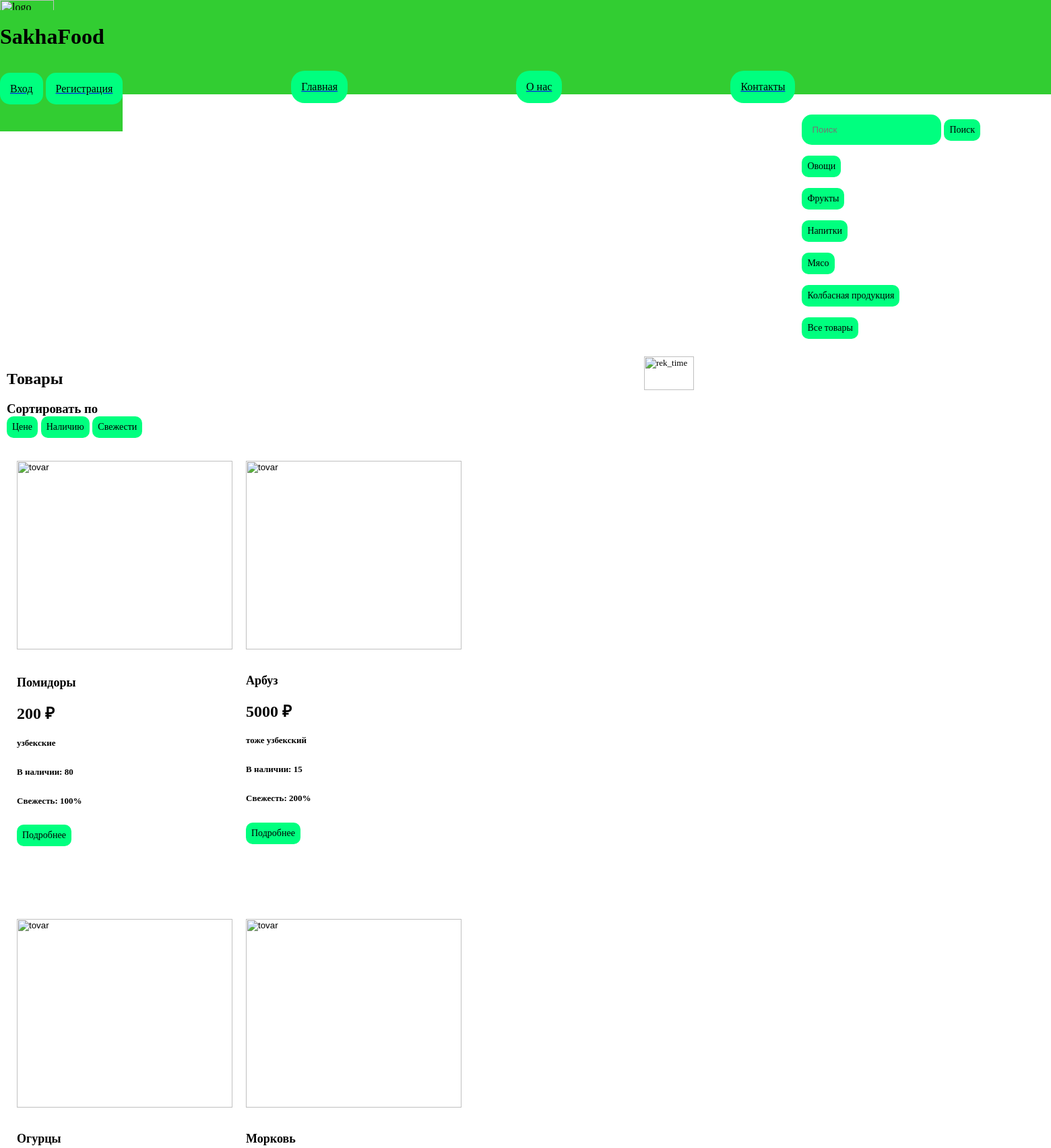
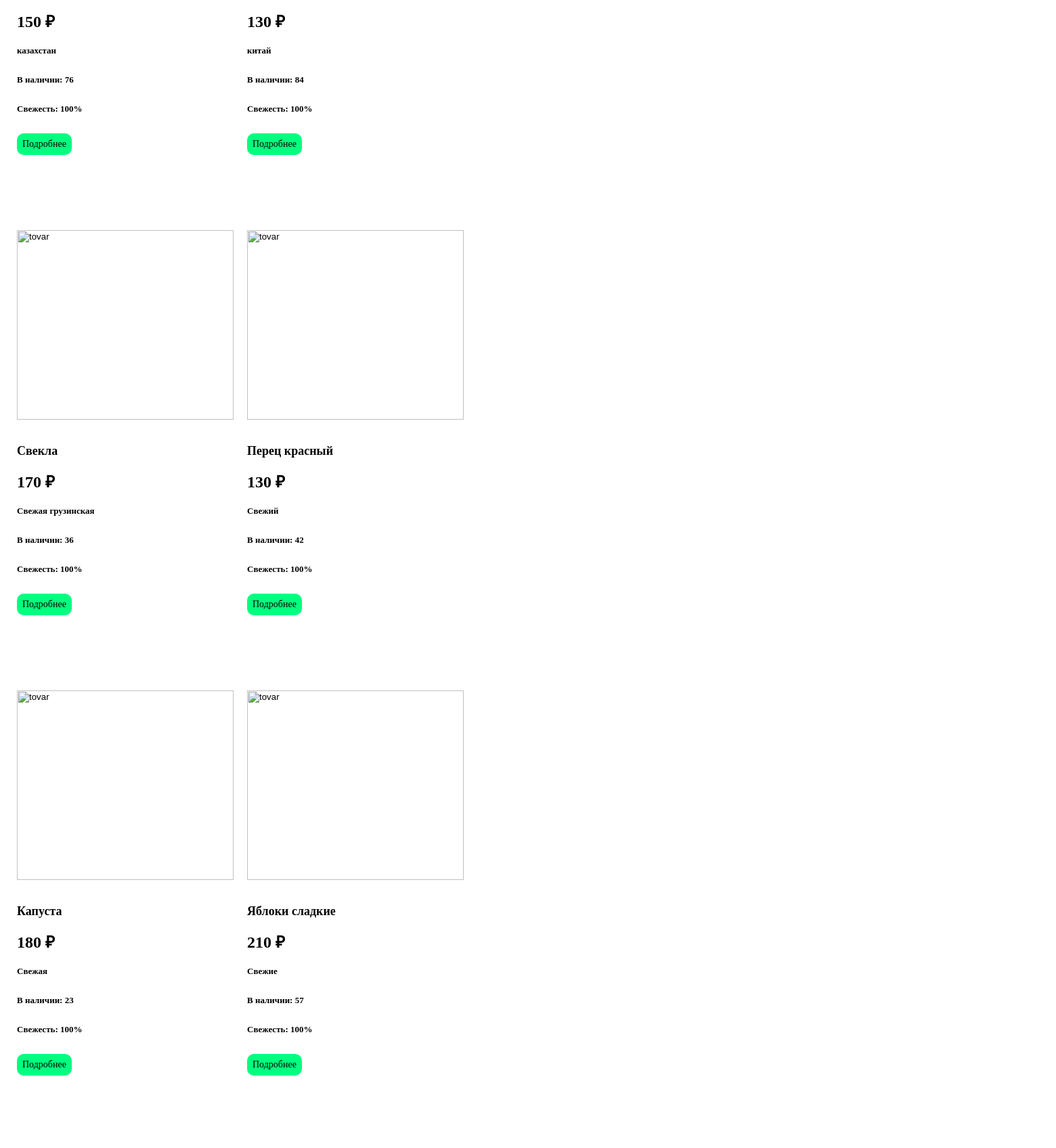
The page / (upper part) on the database its author committed (2 pictures, top to bottom).
### tables this page shows
CREATE TABLE `kategory` (
  `id` int NOT NULL,
  `name` varchar(100) NOT NULL
);

CREATE TABLE `tovar` (
  `id` int NOT NULL,
  `name` varchar(100) NOT NULL,
  `kategory` varchar(100) NOT NULL,
  `price` int NOT NULL,
  `image` varchar(100) NOT NULL,
  `about` varchar(100) NOT NULL,
  `fresh` int NOT NULL,
  `nal` int NOT NULL,
  `all` text NOT NULL
);

### index.php (the view, shortened to what this page needs)
<html>
    <head>
        <link rel="stylesheet" type="text/css" href="style.css">
	</head>
	<?php
	include 'connect.php';
	?>
    <body>
		<header>
			<div class='Logo'>
			</div>
			<div class='name'>
				<h1><font face='franklin gothic medium'>SakhaFood<font></h1>
			</div>
			<div class='vhod'>
				<?
				include 'vhod.php'
				?>
		</header>
		<nav>
		<?php
		include 'nav.php'
		?>
		</nav>
		<main>
			<section class='left'>
				<form action='index.php' method='post'>
					<input type='text' class='a1' name='search_text' placeholder='Поиск'>
					<input type='submit' class='a1' name='search' value='Поиск'>
				</form>
                <?
                $query="SELECT * FROM kategory";
                $result=mysqli_query($conn,$query);
                while($row=mysqli_fetch_array($result)){
                ?>
                <form action='index.php' method='post'>
                    <input type='submit' name='kategory' value='<? echo $row[1]; ?>'>
                </form>
                <?
                }
                ?>
                <form action='index.php' method='post'>
                    <input type='submit' name='kategory' value='Все товары'>
                </form>
            </section>
			<section class='center'>
				<h2>Товары</h2>
				<h3>Сортировать по
					<form action='index.php' method='post'>
						<input type='submit' name='price' value='Цене'>
						<input type='submit' name='nal' value='Наличию'>
						<input type='submit' name='fresh' value='Свежести'>
					</form>
				</h3>
				<?
				$kategory=$_POST['kategory'];
				if ($_POST['kategory']=='Все товары')
				{
					$query1="SELECT * FROM `tovar`";
				}
				elseif ($_POST['kategory']!='')
				{
					$query1="SELECT * FROM `tovar` WHERE `kategory`='$kategory' ";
				}
				elseif ($_POST['search']=='Поиск')
				{
					$search_text=$_POST['search_text'];
					$query1="SELECT * FROM `tovar` WHERE `name` LIKE '%$search_text%' ";
				}
				else
				{
					$query1="SELECT * FROM `tovar` ";
				}
				$result=mysqli_query($conn,$query1);
				while($row=mysqli_fetch_array($result)){
				?>
				<div class='tovar'>
					<div class='tovar_img'>
						<form action='tovar.php' method='post'>
							<input type="image" name="image" src='image/<? echo $row[4];?>'width='320' height='280' alt='tovar' class='scale'>
					</div>
					<div class='tovar_about'>
						<h1><font size='4'><? echo $row[1]; ?><font><h1>
						<p><font size='5'><? echo $row[3];?> <font face='Arial'>₽</font><font><p>
						<p><font size='2'><? echo $row[5];?><font><p>
						<p><font size='2'>В наличии: <? echo $row[7];?><font><p>
						<p><font size='2'>Cвежесть: <? echo $row[6];?>%<font><p>
						<form action='tovar.php' method='post'>
							<input type='submit', name='all' value='Подробнее'>
						</form>
					</div>
				</div>
				<?
				}
				?>
			</section>
			<section class='right'>
				<img src='image/zxc.png' alt='rek_time' class='rek_time'>
			</section>
		</main>
	</body>
</html>

### vhod.php (shortened to what this page needs)
<br>
	<a href='auto.php' class='a1'><font color='black'>Вход<font></a>
	<a href='reg.php' class='a1'><font color='black'>Регистрация<font></a>

### nav.php (shortened to what this page needs)
<nav>
        <div class=''>
            <a href='index.php' class='a2'><font color='black'>Главная<font></a>
        </div>
        <div class=''>
            <a href='o_nas.php' class='a2'><font color='black'>О нас<font></a>
        </div>
        <div class=''>
            <a href='kontakt.php' class='a2'><font color='black'>Контакты<font></a>
        </div>
</nav>

### style.css (style rules this page uses)
.scale { transition: 1s; }
header, nav, main, footer { margin: 0px; }
header { height: 90px; width: 100%; background: #32CD32; }
nav { height: 50px; width: 100%; background: #32CD32; margin-left: auto; margin-right: auto; text-align: center; }
main { height: auto; width: 100%; background: white; }
.name, .vhod { height: 90px; width: auto; margin-left: 0px; float: left; background: #32CD32; }
.Logo { height: 15px; width: auto; float: left; border-radius: 0px; }
.name { width: 1550px; }
.a1 { background: #00FF7F; border: 4px black; border-radius: 15px; padding: 15px; margin-top: 20px; }
.a2 { background: #00FF7F; border: 4px black; border-radius: 20px; padding: 15px; float: left; margin-left: 250px; }
.left, .right, .center { float: left; height: autopx; margin-top: 10px; margin-left: 10px; }
.left { width: 19%; background: white; }
.right { height: 200px; width: 19%; background: white; }
.center { height: auto; width: 60%; background: white; }
.rek_time { height: auto; width: 50%; }
.tovar { height: 650px; width: 310px; border: 4px black; float: left; margin: 15px; }
.tovar_img { height: 300px; width: 400px; border: 4px black; margin: 0px; }
.tovar_about { height: auto; width: 300px; border: 4px black; margin: 0px; }
input[type='submit'] { background: #00FF7F; border: 4px #00FF7F; border-radius: 10px; font-family: franklin gothic medium; font-size: 14px; margin: 0px; padding: 8px; }

### index.php (style rules this page uses)
P { line-height:0.6em; }

### rows shown on the page
kategory: kategory "Овощи"
kategory: kategory "Фрукты"
kategory: kategory "Напитки"
kategory: kategory "Мясо"
kategory: kategory "Колбасная продукция"
tovar: name "Помидоры", price "200", about "узбекские", nal "80", fresh "100"
tovar: name "Арбуз", price "5000", about "тоже узбекский", nal "15", fresh "200"
tovar: name "Огурцы", price "150", about "казахстан", nal "76", fresh "100"
tovar: name "Морковь", price "130", about "китай", nal "84", fresh "100"
tovar: name "Свекла", price "170", about "Свежая грузинская", nal "36", fresh "100"
tovar: name "Перец красный", price "130", about "Свежий", nal "42", fresh "100"
tovar: name "Капуста", price "180", about "Свежая", nal "23", fresh "100"
tovar: name "Яблоки сладкие", price "210", about "Свежие", nal "57", fresh "100"
